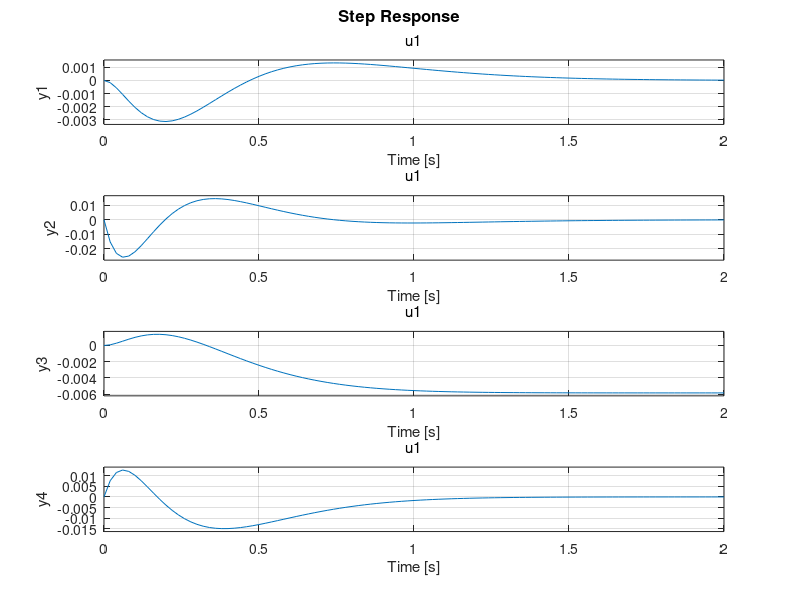

Source code (MATLAB):
clc;
clear all; close all;

%% Prob 2a. State-space Equation
disp('>> Prob 2a. State-space Equation');

M = 2.0;
m = 0.1;
l = 0.5;
g = 9.81;

A = [0 1 0 0; ...
    (M+m)*g/M/l 0 0 0; ...
    0 0 0 1; ...
    -m*g/M 0 0 0]
B = [0; -1/M/l; 0; 1/M]

disp(repmat('=',1,80));

%% Prob 2b. Stability Analysis
disp('>> Prob 2b. Stability Analysis');

eig(A)

disp(repmat('=',1,80));

%% Prob 2c. Controllability Analysis
disp('>> Prob 2c. Controllability Analysis');

rank(ctrb(A,B))

disp(repmat('=',1,80));

%% Prob 2d. Full-state Feedback Controller
disp('>> Prob 2d. Full-state Feedback Controller');

P = [-5 -6 -7 -8];
K = acker(A,B,P)

A_cl = A-B*K;
% eig(A_cl)

C = eye(4);
D = 0;
% sys = ss(A,B,C,D);
sys_cl = ss(A_cl,B,C,D);

figure(1)
step(sys_cl); grid on;

disp(repmat('=',1,80));